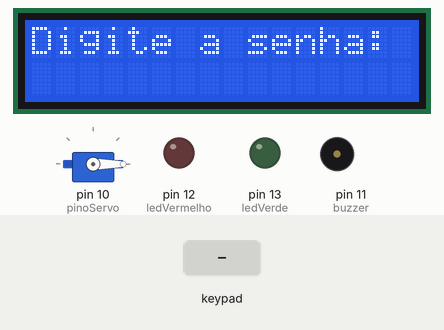
This sketch was run on a simulated Arduino Uno, built with avr-gcc and run on an emulated ATmega328P. Shown: 16×2 character LCD, servo, output pins drawn as LEDs (lit = HIGH), buzzer (waves = sounding). The test bench sets the inputs (shaded band).

Above: at 3.2 s.
3.3 s: keypad keys 1 2 3 4 # pressed 0.4 s apart
At 6.4 s:
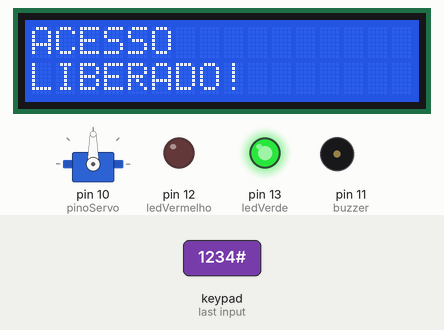
6.8 s: key '*' pressed
9.8 s: keypad keys 9 8 7 6 # pressed 0.4 s apart
At 14.1 s:
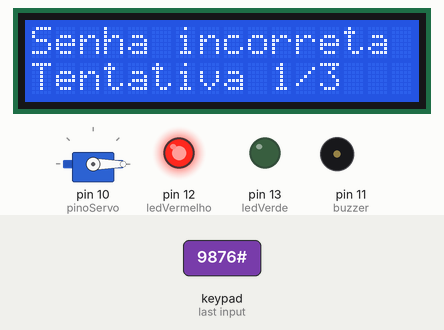
14.8 s: key '#' pressed
At 16.6 s:
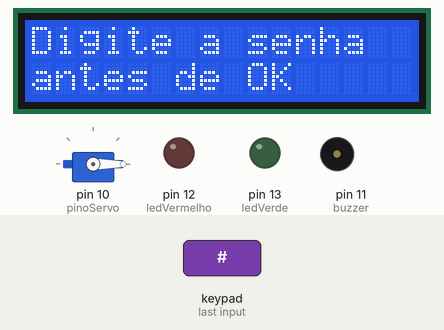
17.8 s: key '1' pressed
At 18.1 s:
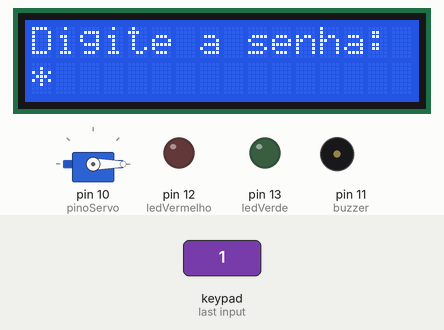
19.3 s: keypad keys 1 2 3 4 pressed 0.4 s apart
At 21.3 s:
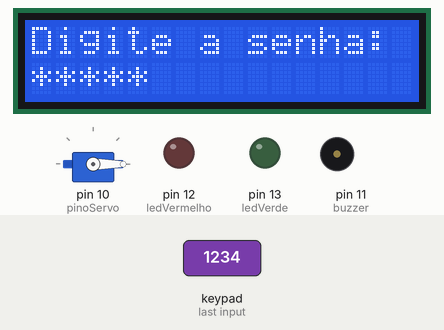
Timing chart, 0 to 22.8 s (numbered marks = the images above; inputs shaded):
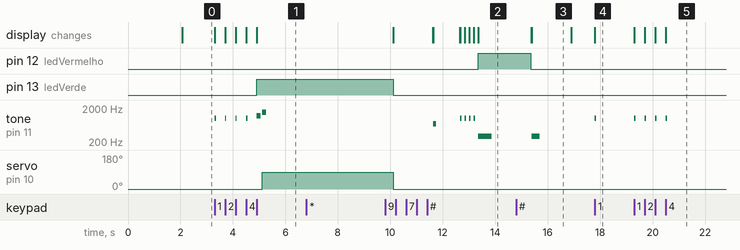

The sketch:

ac01_3tri_iot.ino
```cpp
#include <Keypad.h>          // Biblioteca do teclado 4x4
#include <LiquidCrystal.h>   // Biblioteca do LCD
#include <Servo.h>           // Biblioteca do servo motor

const byte LINHAS = 4;
const byte COLUNAS = 4;

// Define as teclas do teclado
char teclas[LINHAS][COLUNAS] = {
  {'1', '2', '3', 'A'},
  {'4', '5', '6', 'B'},
  {'7', '8', '9', 'C'},
  {'*', '0', '#', 'D'}
};

// Pinos conectados ao teclado
byte pinosLinhas[LINHAS] = {9, 8, 7, 6};
byte pinosColunas[COLUNAS] = {5, 4, 3, 2};

Keypad teclado = Keypad(makeKeymap(teclas), pinosLinhas, pinosColunas, LINHAS, COLUNAS);

// Pinos do LCD
LiquidCrystal lcd(A0, A1, A2, A3, A4, A5);

Servo servoPorta;

// Pinos dos componentes
const int pinoServo = 10;
const int buzzer = 11;
const int ledVerde = 13;
const int ledVermelho = 12;

// Senha do sistema
String senhaCorreta = "1234";
String senhaDigitada = "";

int tentativas = 0;
const int maxTentativas = 3;

void setup() {
  // Inicia o LCD
  lcd.begin(16, 2);

  // Configura o servo
  servoPorta.attach(pinoServo);

  // Configura as saídas
  pinMode(buzzer, OUTPUT);
  pinMode(ledVerde, OUTPUT);
  pinMode(ledVermelho, OUTPUT);

  // Mantém a porta fechada
  servoPorta.write(0);

  digitalWrite(ledVerde, LOW);
  digitalWrite(ledVermelho, LOW);

  // Mensagem inicial
  lcd.setCursor(0, 0);
  lcd.print("Controle Acesso");
  delay(2000);

  mostrarTelaSenha();
}

void loop() {
  // Lê a tecla pressionada
  char tecla = teclado.getKey();

  if (tecla) {

    // Adiciona números à senha
    if (tecla >= '0' && tecla <= '9') {

      if (senhaDigitada.length() < 8) {
        senhaDigitada += tecla;

        // Mostra * no lugar dos números
        lcd.setCursor(senhaDigitada.length() - 1, 1);
        lcd.print("*");

        tone(buzzer, 1000, 50);
      }
    }

    // Limpa a senha
    else if (tecla == '*') {
      senhaDigitada = "";

      lcd.clear();
      lcd.setCursor(0, 0);
      lcd.print("Senha limpa");

      tone(buzzer, 700, 100);

      delay(1000);

      mostrarTelaSenha();
    }

    // Confirma a senha
    else if (tecla == '#') {

      // Verifica se alguma senha foi digitada
      if (senhaDigitada.length() == 0) {
        lcd.clear();
        lcd.setCursor(0, 0);
        lcd.print("Digite a senha");

        lcd.setCursor(0, 1);
        lcd.print("antes de OK");

        tone(buzzer, 300, 300);

        delay(1500);

        mostrarTelaSenha();
      }

      else {
        verificarSenha();
      }
    }
  }
}

void verificarSenha() {

  // Verifica se a senha está correta
  if (senhaDigitada == senhaCorreta) {

    tentativas = 0;

    lcd.clear();
    lcd.setCursor(0, 0);
    lcd.print("ACESSO");
    lcd.setCursor(0, 1);
    lcd.print("LIBERADO!");

    // Acende o LED verde
    digitalWrite(ledVermelho, LOW);
    digitalWrite(ledVerde, HIGH);

    // Som de acesso liberado
    tone(buzzer, 1200, 150);
    delay(200);
    tone(buzzer, 1500, 150);

    // Abre a porta
    servoPorta.write(90);

    delay(5000);

    // Fecha a porta
    servoPorta.write(0);

    digitalWrite(ledVerde, LOW);

    senhaDigitada = "";

    lcd.clear();
    lcd.setCursor(0, 0);
    lcd.print("Porta fechada");

    delay(1500);

    mostrarTelaSenha();
  }

  else {

    // Soma uma tentativa errada
    tentativas++;

    digitalWrite(ledVerde, LOW);
    digitalWrite(ledVermelho, HIGH);

    lcd.clear();
    lcd.setCursor(0, 0);
    lcd.print("Senha incorreta");

    lcd.setCursor(0, 1);
    lcd.print("Tentativa ");
    lcd.print(tentativas);
    lcd.print("/3");

    tone(buzzer, 300, 500);

    delay(2000);

    digitalWrite(ledVermelho, LOW);

    senhaDigitada = "";

    // Bloqueia após 3 erros
    if (tentativas >= maxTentativas) {
      bloquearSistema();
    }

    else {
      mostrarTelaSenha();
    }
  }
}

void bloquearSistema() {

  // Mostra que o sistema foi bloqueado
  lcd.clear();
  lcd.setCursor(0, 0);
  lcd.print("SISTEMA");
  lcd.setCursor(0, 1);
  lcd.print("BLOQUEADO!");

  digitalWrite(ledVermelho, HIGH);

  tone(buzzer, 200, 1000);

  // Mantém bloqueado por 10 segundos
  delay(10000);

  digitalWrite(ledVermelho, LOW);

  // Reinicia as tentativas
  tentativas = 0;
  senhaDigitada = "";

  lcd.clear();
  lcd.setCursor(0, 0);
  lcd.print("Sistema liberado");

  delay(1500);

  mostrarTelaSenha();
}

void mostrarTelaSenha() {

  // Volta para a tela de digitação
  lcd.clear();
  lcd.setCursor(0, 0);
  lcd.print("Digite a senha:");

  lcd.setCursor(0, 1);

  senhaDigitada = "";
}
```

Measured:
- after the input at 3.3 s, pin 13 (ledVerde): LOW → HIGH after 1.6 s; tone on pin 11 (buzzer): plays 1000 Hz for 0.05 s, 1000 Hz for 0.05 s, 1000 Hz for 0.05 s, 1000 Hz for 0.05 s, 1200 Hz for 0.15 s, 1500 Hz for 0.15 s, starting at once; servo on pin 10 (pinoServo): 0° → 90° after 1.8 s; the display: first changes at once (image 1 shows a later state)
- after the input at 6.8 s, every drawn part: stays the same
- after the input at 9.8 s, pin 12 (ledVermelho): LOW → HIGH after 3.6 s; the display: first differs from a run without the input after 2.9 s (image 2 shows a later state)
- after the input at 14.8 s, tone on pin 11 (buzzer): silent → 300 Hz after 0.59 s, → silent 0.30 s later; the display: first differs from a run without the input after 0.59 s (image 3)
- after the input at 17.8 s, tone on pin 11 (buzzer): silent → 1000 Hz at once, → silent 0.05 s later; the display: changes at once (image 4)
- after the input at 19.3 s, tone on pin 11 (buzzer): alternates 1000 Hz for 0.05 s and silent for 0.35 s, 8 changes in all, then stays silent, starting at once; the display: first changes at once (image 5 shows a later state)
- what the display in image 3 shows lasts 1.5 s, from 15.4 s to 16.9 s
